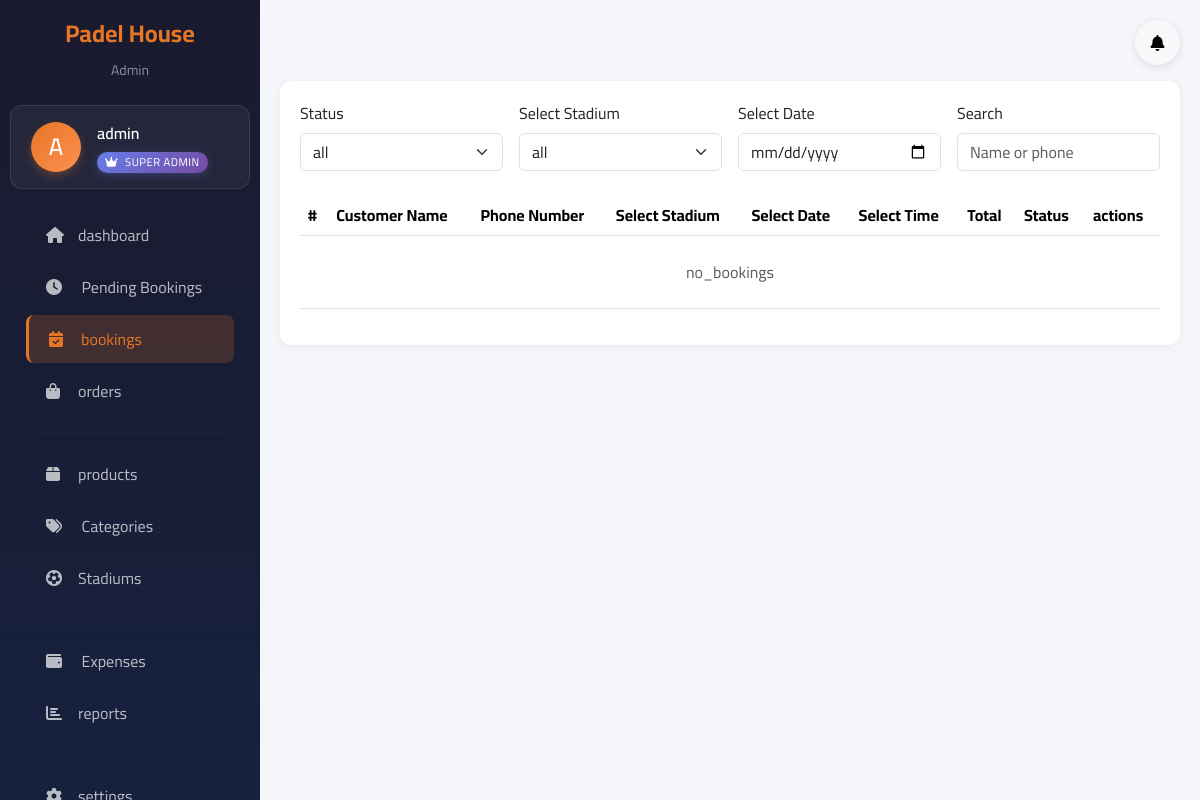
Screenshot of /admin/bookings (signed in) with the database file from the repository.
### app/models/settings.py (models this page shows, shortened)
class Settings(db.Model):
    __tablename__ = 'settings'
    id = db.Column(db.Integer, primary_key=True)
    opening_hour = db.Column(db.Integer, default=12)
    closing_hour = db.Column(db.Integer, default=4)
    price_per_hour = db.Column(db.Integer, default=40000)
    discount_percentage = db.Column(db.Integer, default=25)
    discount_amount = db.Column(db.Integer, default=10000)
    discount_start_hour = db.Column(db.Integer, default=12)
    discount_end_hour = db.Column(db.Integer, default=16)
    site_name = db.Column(db.String(100), default='Padel House')
    phone = db.Column(db.String(20))
    email = db.Column(db.String(100))
    address = db.Column(db.Text)
    facebook_url = db.Column(db.String(200))
    instagram_url = db.Column(db.String(200))
    twitter_url = db.Column(db.String(200))
    created_at = db.Column(db.DateTime, default=datetime.utcnow)
    updated_at = db.Column(db.DateTime, default=datetime.utcnow, onupdate=datetime.utcnow)

### app/models/user.py (models this page shows, shortened)
class User(db.Model, UserMixin):
    __tablename__ = 'user'
    ROLE_SUPER_ADMIN = "super_admin"
    ROLE_ADMIN = "admin"
    id = db.Column(db.Integer, primary_key=True)
    username = db.Column(db.String(80), unique=True, nullable=False, index=True)
    email = db.Column(db.String(120), unique=True, nullable=False, index=True)
    password_hash = db.Column(db.String(255), nullable=False)
    role = db.Column(db.String(20), default=ROLE_ADMIN, nullable=False)
    is_admin = db.Column(db.Boolean, default=False)
    is_active = db.Column(db.Boolean, default=True)
    can_manage_bookings = db.Column(db.Boolean, default=True)
    can_manage_products = db.Column(db.Boolean, default=True)
    can_manage_orders = db.Column(db.Boolean, default=True)
    can_manage_stadiums = db.Column(db.Boolean, default=False)
    can_manage_settings = db.Column(db.Boolean, default=False)
    can_view_reports = db.Column(db.Boolean, default=False)
    can_access_dashboard = db.Column(db.Boolean, default=False)  # ✅ NEW: Dashboard access permission
    created_at = db.Column(db.DateTime, default=datetime.utcnow)

### app/routes/admin.py (the view)
@admin_bp.route('/bookings')
@login_required
@permission_required('can_manage_bookings')
def manage_bookings():
    status_filter = request.args.get('status', 'all')
    stadium_filter = request.args.get('stadium', 'all')
    query = Booking.query
    if status_filter != 'all':
        query = query.filter_by(status=status_filter)
    if stadium_filter != 'all':
        try:
            query = query.filter_by(stadium_id=int(stadium_filter))
        except (ValueError, TypeError):
            pass
    bookings = query.order_by(Booking.date.desc(), Booking.created_at.desc()).all()
    stadiums = Stadium.query.all()
    return render_template(
        'admin/bookings.html',
        bookings=bookings,
        stadiums=stadiums,
        current_status=status_filter,
        current_stadium=stadium_filter
    )

### app/routes/admin.py (called while the page is built)
def permission_required(permission_attr: str):
    def decorator(f):
        @wraps(f)
        def wrapper(*args, **kwargs):
            if not current_user.is_authenticated:
                return redirect(url_for('auth.login'))
            if getattr(current_user, "role", None) == "super_admin":
                return f(*args, **kwargs)
            if not getattr(current_user, permission_attr, False):
                flash("غير مصرح لك", "danger")
                return redirect(url_for('admin.dashboard'))
            return f(*args, **kwargs)
        return wrapper
    return decorator

@admin_bp.app_context_processor
def inject_pending_count():
    if current_user.is_authenticated:
        pending_bookings_count = Booking.query.filter_by(status='pending').count()
        return {'pending_bookings_count': pending_bookings_count}
    return {'pending_bookings_count': 0}

@admin_bp.app_context_processor
def inject_pending_orders_count():
    if current_user.is_authenticated:
        pending_orders_count = Order.query.filter_by(status='pending').count()
        return {'pending_orders_count': pending_orders_count}
    return {'pending_orders_count': 0}

### app/translations.py (called while the page is built)
def get_translation(key, lang='en'):
    return TRANSLATIONS.get(lang, {}).get(key, key)

### app/templates/admin/bookings.html (shortened to what this page needs)
{% extends 'admin/base_admin.html' %}
{% block content %}
<div class="table-card">
    <div class="row g-3 mb-4">
        <div class="col-md-3">
            <label class="form-label">{% if current_lang == 'ku' %}دۆخ{% elif current_lang == 'ar' %}الحالة{% else %}Status{% endif %}</label>
            <select id="filter-status" class="form-select">
                <option value="">{{ t('all') }}</option>
            </select>
        </div>
        <div class="col-md-3">
            <label class="form-label">{{ t('select_stadium') }}</label>
            <select id="filter-stadium" class="form-select">
                <option value="">{{ t('all') }}</option>
            </select>
        </div>
        <div class="col-md-3">
            <label class="form-label">{{ t('select_date') }}</label>
            <input type="date" id="filter-date" class="form-control">
        </div>
        <div class="col-md-3">
            <label class="form-label">{{ t('search') }}</label>
            <input type="text" id="filter-search" class="form-control"
                   placeholder="{% if current_lang == 'ku' %}ناو یان ژمارە{% elif current_lang == 'ar' %}الاسم أو الرقم{% else %}Name or phone{% endif %}">
        </div>
    </div>
    <div class="table-responsive">
        <table class="table table-hover">
            <thead>
                <tr>
                    <th>#</th>
                    <th>{{ t('customer_name') }}</th>
                    <th>{{ t('customer_phone') }}</th>
                    <th>{{ t('select_stadium') }}</th>
                    <th>{{ t('select_date') }}</th>
                    <th>{{ t('select_time') }}</th>
                    <th>{{ t('total') }}</th>
                    <th>{% if current_lang == 'ku' %}دۆخ{% elif current_lang == 'ar' %}الحالة{% else %}Status{% endif %}</th>
                    <th>{{ t('actions') }}</th>
                </tr>
            </thead>
            <tbody>
                {% if bookings %}
                    {% for booking in bookings %}
                    <tr>
                        <td>{{ booking.id }}</td>
                        <td>{{ booking.customer_name }}</td>
                        <td>{{ booking.customer_phone }}</td>
                        <td>{{ booking.stadium.name if booking.stadium else '-' }}</td>
                        <td>{{ booking.date }}</td>
                        <td>
                            {% if booking.start_time and booking.end_time %}
                                {{ booking.start_time.strftime('%H:%M') }} - {{ booking.end_time.strftime('%H:%M') }}
                            {% else %}
                                -
                            {% endif %}
                        </td>
                        <td>
                            {{ "{:,.0f}".format(booking.final_price or 0) }} {{ t('iqd') }}
                        </td>
                        <td>
                            {% if booking.status == 'pending' %}
                                <span class="badge badge-pending">{{ t('pending') }}</span>
                            {% elif booking.status == 'confirmed' %}
                                <span class="badge badge-confirmed">{{ t('confirmed') }}</span>
                            {% elif booking.status == 'cancelled' %}
                                <span class="badge badge-cancelled">{{ t('cancelled') }}</span>
                            {% else %}
                                <span class="badge badge-completed">{{ t('completed') }}</span>
                            {% endif %}
                        </td>
                        <td>
                            <div class="btn-group btn-group-sm">
                                <a href="{{ url_for('admin.booking_detail', booking_id=booking.id) }}"
                                   class="btn btn-outline-primary" title="{{ t('view') }}">
                                    <i class="fas fa-eye"></i>
                                </a>
                                {% if booking.status == 'pending' %}
                                <button type="button"
                                        class="btn btn-outline-success"
                                        onclick="approveBooking({{ booking.id }}, this); return false;"
                                        title="{{ t('confirm') }}">
                                    <i class="fas fa-check"></i>
                                </button>
                                <button type="button"
                                        class="btn btn-outline-danger"
                                        onclick="cancelBooking({{ booking.id }}, this); return false;"
                                        title="{{ t('cancel') }}">
                                    <i class="fas fa-times"></i>
                                </button>
                                {% endif %}
                            </div>
                        </td>
                    </tr>
                    {% endfor %}
                {% else %}
                <tr>
                    <td colspan="9" class="text-center py-4 text-muted">{{ t('no_bookings') }}</td>
                </tr>
                {% endif %}
            </tbody>
        </table>
    </div>
</div>
{% endblock %}

### app/templates/admin/base_admin.html (shortened to what this page needs)
<!DOCTYPE html>
<html lang="{{ current_lang }}" dir="{{ 'rtl' if is_rtl else 'ltr' }}">
<head>
    {% if is_rtl %}
    <link href="https://cdn.jsdelivr.net/npm/bootstrap@5.3.2/dist/css/bootstrap.rtl.min.css" rel="stylesheet">
    {% else %}
    <link href="https://cdn.jsdelivr.net/npm/bootstrap@5.3.2/dist/css/bootstrap.min.css" rel="stylesheet">
    {% endif %}
    <link rel="stylesheet" href="https://cdnjs.cloudflare.com/ajax/libs/font-awesome/6.4.2/css/all.min.css">
</head>
<body>
<aside class="sidebar">
    <div class="text-center mb-4">
        <h4 style="color: var(--primary-color); font-weight: 700;">{{ t('site_name') }}</h4>
        <small class="text-white-50">{{ t('admin') }}</small>
    </div>
    <div class="user-profile">
        <div class="d-flex align-items-center">
            <div class="user-avatar me-3">
                {{ current_user.username[0].upper() }}
            </div>
            <div class="user-info flex-grow-1">
                <div class="user-name">{{ current_user.username }}</div>
                <div class="user-role">
                    {% if current_user.role == 'super_admin' %}
                        <span class="role-badge role-super-admin">
                            <i class="fas fa-crown me-1"></i>
                            {% if current_lang == 'ku' %}بەڕێوەبەری سەرەکی
                            {% elif current_lang == 'ar' %}مدير عام
                            {% else %}SUPER ADMIN{% endif %}
                        </span>
                    {% endif %}
                </div>
            </div>
        </div>
    </div>
    <ul class="nav flex-column px-3">
        {% if current_user.role == 'super_admin' or current_user.can_access_dashboard %}
        <li class="nav-item">
            <a href="{{ url_for('admin.dashboard') }}"
               class="nav-link {% if request.endpoint == 'admin.dashboard' %}active{% endif %}">
                <span><i class="fas fa-home me-2"></i>{{ t('dashboard') }}</span>
            </a>
        </li>
        {% endif %}
        {% if current_user.role == 'super_admin' or current_user.can_manage_bookings %}
        <li class="nav-item">
            <a href="{{ url_for('admin.pending_bookings') }}"
               class="nav-link {% if 'pending' in request.endpoint %}active{% endif %}"
               style="{% if pending_bookings_count > 0 %}background: rgba(255,193,7,0.2); border-{% if is_rtl %}right{% else %}left{% endif %}: 3px solid #ffc107;{% endif %}">
                <span>
                    <i class="fas fa-clock me-2"></i>
                    {% if current_lang == 'ku' %}حجزە هەڵپەسێردراوەکان
                    {% elif current_lang == 'ar' %}الحجوزات المعلقة
                    {% else %}Pending Bookings{% endif %}
                </span>
            </a>
        </li>
        {% endif %}
        {% if current_user.role == 'super_admin' or current_user.can_manage_bookings %}
        <li class="nav-item">
            <a href="{{ url_for('admin.manage_bookings') }}"
               class="nav-link {% if request.endpoint == 'admin.manage_bookings' %}active{% endif %}">
                <span><i class="fas fa-calendar-check me-2"></i>{{ t('bookings') }}</span>
            </a>
        </li>
        {% endif %}
        {% if current_user.role == 'super_admin' or current_user.can_manage_orders %}
        <li class="nav-item">
            <a href="{{ url_for('admin.manage_orders') }}"
               class="nav-link {% if 'order' in request.endpoint and 'orders' in request.endpoint %}active{% endif %}">
                <span><i class="fas fa-shopping-bag me-2"></i>{{ t('orders') }}</span>
            </a>
        </li>
        {% endif %}
        <hr>
        {% if current_user.role == 'super_admin' or current_user.can_manage_products %}
        <li class="nav-item">
            <a href="{{ url_for('admin.manage_products') }}"
               class="nav-link {% if 'product' in request.endpoint %}active{% endif %}">
                <span><i class="fas fa-box me-2"></i>{{ t('products') }}</span>
            </a>
        </li>
        <li class="nav-item">
            <a href="{{ url_for('admin.manage_categories') }}"
               class="nav-link {% if 'categor' in request.endpoint %}active{% endif %}">
                <span>
                    <i class="fas fa-tags me-2"></i>
                    {% if current_lang == 'ku' %}جۆرەکان
                    {% elif current_lang == 'ar' %}التصنيفات
                    {% else %}Categories{% endif %}
                </span>
            </a>
        </li>
        {% endif %}
        {% if current_user.role == 'super_admin' or current_user.can_manage_stadiums %}
        <li class="nav-item">
            <a href="{{ url_for('admin.manage_stadiums') }}"
               class="nav-link {% if 'stadium' in request.endpoint %}active{% endif %}">
                <span><i class="fas fa-futbol me-2"></i>{{ t('stadiums') }}</span>
            </a>
        </li>
        {% endif %}
        <hr>
        {% if current_user.role == 'super_admin' or current_user.can_view_reports %}
        <li class="nav-item">
            <a href="{{ url_for('admin.manage_expenses') }}"
               class="nav-link {% if 'expense' in request.endpoint %}active{% endif %}">
                <span>
                    <i class="fas fa-wallet me-2"></i>
                    {% if current_lang == 'ku' %}خەرجییەکان
                    {% elif current_lang == 'ar' %}المصاريف
                    {% else %}Expenses{% endif %}
                </span>
            </a>
        </li>
        <li class="nav-item">
            <a href="{{ url_for('admin.reports') }}"
               class="nav-link {% if 'report' in request.endpoint %}active{% endif %}">
                <span><i class="fas fa-chart-bar me-2"></i>{{ t('reports') }}</span>
            </a>
        </li>
        {% endif %}
        <hr>
        {% if current_user.role == 'super_admin' or current_user.can_manage_settings %}
        <li class="nav-item">
            <a href="{{ url_for('admin.manage_settings') }}"
               class="nav-link {% if 'setting' in request.endpoint %}active{% endif %}">
                <span><i class="fas fa-cog me-2"></i>{{ t('settings') }}</span>
            </a>
        </li>
        {% endif %}
    </ul>
</aside>
<div class="main-content">
    <div class="d-flex justify-content-end mb-3">
        <div class="dropdown notification-bell">
            <button class="btn btn-light position-relative"
                    data-bs-toggle="dropdown"
                    aria-expanded="false"
                    title="{% if current_lang == 'ku' %}ئاگادارییەکان{% elif current_lang == 'ar' %}الإشعارات{% else %}Notifications{% endif %}">
                <i class="fas fa-bell"></i>
            </button>
        </div>
    </div>
    {% block content %}{% endblock %}
</div>
</body>
</html>

### rows the page displays
Settings: site_name "Padel House"
User: username "Admin", username "A", username "admin"

### other values shown
{{ t('dashboard') }} "dashboard"
{{ t('bookings') }} "bookings"
{{ t('orders') }} "orders"
{{ t('products') }} "products"
{{ t('stadiums') }} "Stadiums"
{{ t('reports') }} "reports"
{{ t('select_stadium') }} "Select Stadium"
{{ t('select_date') }} "Select Date"
{{ t('search') }} "Search"
{{ t('customer_name') }} "Customer Name"
{{ t('customer_phone') }} "Phone Number"
{{ t('select_time') }} "Select Time"
{{ t('total') }} "Total"
{{ t('actions') }} "actions"
{{ t('no_bookings') }} "no_bookings"
